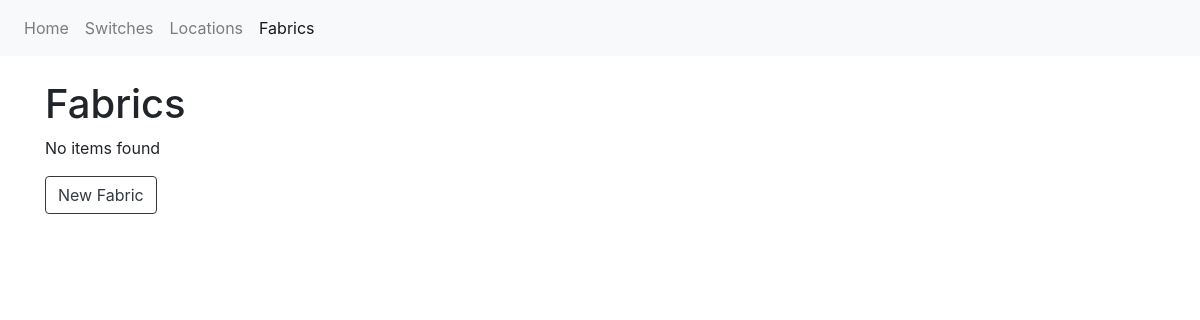
/manage_data/fabric/list, run on an earlier commit of the app's database.
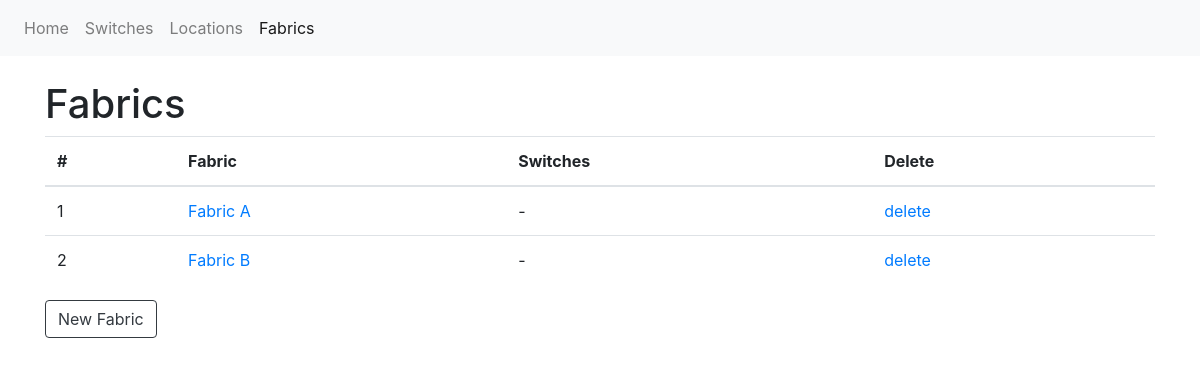
And on a later commit of the database.
### app/model.py (models this page shows)
class Fabric(Base):
    __tablename__ = "fabrics"
    id = Column(Integer, primary_key=True)
    name = Column(String(100), server_default="")
    switches = relationship('Switch', back_populates='fabric', order_by='Switch.name')

### app/blueprints/manage_data/views.py (the view)
@manage_data_blueprint.route('/fabric/list', methods=['GET', 'POST'])
def fabric_list():
    fabrics = app_db.session.query(Fabric).order_by(Fabric.name).all()
    thead_th_items = [
        {'col_title': '#'},
        {'col_title': 'Fabric'},
        {'col_title': 'Switches'},
        {'col_title': 'Delete'}
    ]
    tbody_tr_items = []
    for fabric in fabrics:
        switch_names = ''
        if fabric.switches:
            switch_names = ', '.join([x.name for x in fabric.switches])
        tbody_tr_items.append([
            {'col_value': fabric.id},
            {'col_value': fabric.name,
             'url': url_for('manage_data.fabric_edit', fabric_id=fabric.id)
             },
            {'col_value': switch_names},
            {'col_value': 'delete',
             'url': url_for('manage_data.fabric_delete', fabric_id=fabric.id)
             }
        ])
    return render_template('manage_data/items_list.html',
                           title='Fabrics',
                           thead_th_items=thead_th_items,
                           tbody_tr_items=tbody_tr_items,
                           item_new_url=url_for('manage_data.fabric_new'),
                           item_new_text='New Fabric')

### app/factory.py (called while the page is built)
def create_app():
    app = Flask(__name__)
    app.config.from_object('config.ConfigDevelopment')
    app.logger = app_logging.init_app(app)
    app_db.init_app(app)
    app.logger.debug('test debug message')
    Bootstrap(app)
    csrf = CSRFProtect()
    csrf.init_app(app)
    from .blueprints.manage_data.views import manage_data_blueprint
    app.register_blueprint(manage_data_blueprint, url_prefix='/manage_data')
    @app.teardown_appcontext
    def teardown_db(response_or_exception):
        if hasattr(app_db, 'session'):
            app_db.session.remove()
    @app.route('/')
    def index():
        switches = app_db.session.query(Switch).order_by(Switch.name).all()
        return render_template(
            'home.html',
            welcome_message='Hello world',
            switches=switches
        )
    return app

### app/templates/manage_data/items_list.html
{% extends "base.html" %}
{% block content %}
	<h1>
		{{ title }}
	</h1>
	{% if tbody_tr_items %}
	<table class="table">
		<thead>
		<tr>
			{% for thead_th_item in thead_th_items %}
			<th scope="col">
				{{ thead_th_item.col_title }}
			</th>
			{% endfor %}
		</tr>
		</thead>
		<tbody>
			{% for tbody_tr_item in tbody_tr_items %}
			<tr>
				{% for tbody_td_item in tbody_tr_item %}
				<td>
					{% if tbody_td_item.url %}
						<a href="{{ tbody_td_item.url }}">
							{{ tbody_td_item.col_value }}
						</a>
					{% else %}
						{% if tbody_td_item.col_value %}
							{{ tbody_td_item.col_value }}
						{% else %}
							-
						{% endif %}
					{% endif %}
				</td>
				{% endfor %}
			</tr>
			{% endfor %}
		</tbody>
	</table>
	{% else %}
		<p>
		No items found
		</p>
	{% endif %}
	<a class="btn btn-outline-dark" href="{{ item_new_url }}" role="button">
		{{ item_new_text }}
	</a>
{% endblock %}

### app/templates/base.html (shortened to what this page needs)
{% from 'bootstrap/nav.html' import render_nav_item %}
{% from 'bootstrap/utils.html' import render_messages %}
<!DOCTYPE html>
<html lang="en">
<head>
    {{ bootstrap.load_css() }}
</head>
<body>
    <nav class="navbar navbar-expand-lg navbar-light bg-light mb-4">
        <div class="collapse navbar-collapse" id="navbarSupportedContent">
            <ul class="navbar-nav mr-auto">
                {{ render_nav_item('index', 'Home', use_li=True) }}
                {{ render_nav_item('manage_data.switch_list', 'Switches', use_li=True) }}
                {{ render_nav_item('manage_data.location_list', 'Locations', use_li=True) }}
                {{ render_nav_item('manage_data.fabric_list', 'Fabrics', use_li=True) }}
            </ul>
        </div>
    </nav>
    <main class="container">
        {% block content %}{% endblock %}
    </main>
</body>
</html></title>
</head>
<body>
</body>
</html>

What changed in the data, as far as the page shows it:
added Fabric: col_value "Fabric A"
added Fabric: col_value "Fabric B"
Also different on the page:
new list line: "Fabric"
new list line: "Switches"
new list line: "Delete"
new list line: "1 - delete"
new list line: "2 - delete"
text no longer shown: "No items found"
